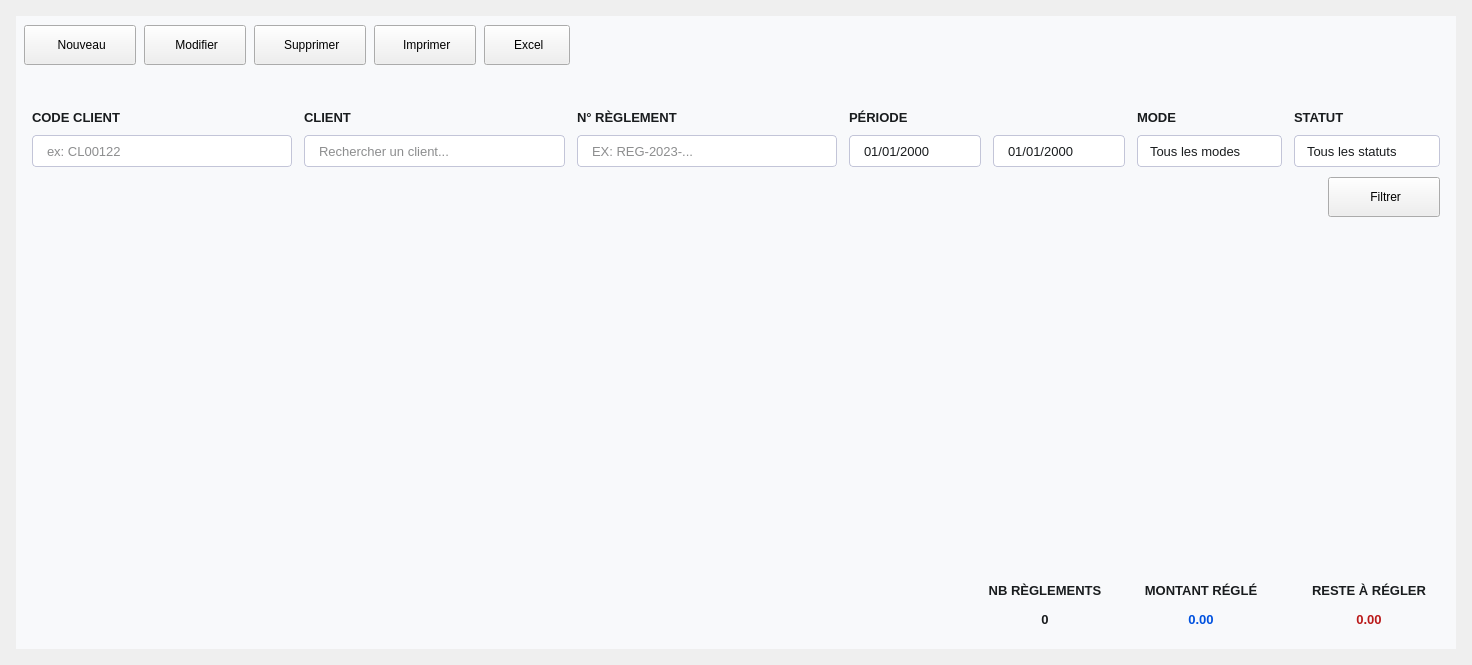
<?xml version="1.0" encoding="UTF-8"?>
<ui version="4.0">
 <class>Form</class>
 <widget class="QWidget" name="Form">
  <property name="geometry">
   <rect>
    <x>0</x>
    <y>0</y>
    <width>1472</width>
    <height>665</height>
   </rect>
  </property>
  <property name="windowTitle">
   <string>Liste des Règlements</string>
  </property>
  <property name="styleSheet">
   <string notr="true">#Background{background-color:#f8f9fb;}QFrame[class=&quot;card&quot;]{background-color:#fff;border:1px solid #c3c5d8;border-radius:8px;}QLabel{color:#191c1e;background:transparent;border:none;font-family:&quot;Inter&quot;,&quot;Tajawal&quot;;font-size:13px;font-weight:500;}QLabel[class=&quot;field-label&quot;]{color:#434655;font-size:11px;font-weight:600;text-transform:uppercase;}QLineEdit,QDateEdit,QComboBox{background-color:#fff;border:1px solid #c3c5d8;border-radius:4px;padding:6px 12px;color:#191c1e;font-family:&quot;Inter&quot;,&quot;Tajawal&quot;;font-size:13px;font-weight:400;selection-background-color:#0051df;selection-color:#fff;}QLineEdit:focus,QDateEdit:focus,QComboBox:focus{border:1px solid #0051df;background-color:#f8f9fb;}QComboBox::drop-down,QDateEdit::drop-down{border:none;width:24px;}QComboBox::down-arrow,QDateEdit::down-arrow{image:url(:/icons/icons/down_arrow.svg);}QToolButton[class=&quot;primary&quot;]{background-color:#2f6bff;color:#fff;border:none;border-radius:4px;padding:8px 16px;font-family:&quot;Inter&quot;,&quot;Tajawal&quot;;font-size:12px;font-weight:500;}QToolButton[class=&quot;primary&quot;]:hover{background-color:#0051df;}QToolButton[class=&quot;primary&quot;]:focus{border:2px solid #00174d;}QToolButton[class=&quot;secondary&quot;]{background-color:transparent;color:#434655;border:none;border-radius:4px;padding:8px 12px;font-family:&quot;Inter&quot;,&quot;Tajawal&quot;;font-size:12px;font-weight:500;}QToolButton[class=&quot;secondary&quot;]:hover{background-color:#edeef0;color:#191c1e;}QToolButton[class=&quot;danger&quot;]{background-color:transparent;color:#434655;border:none;border-radius:4px;padding:8px 12px;font-family:&quot;Inter&quot;,&quot;Tajawal&quot;;font-size:12px;font-weight:500;}QToolButton[class=&quot;danger&quot;]:hover{background-color:#ffdad6;color:#ba1a1a;}QFrame[class=&quot;summary&quot;]{background-color:#fff;border:1px solid #c3c5d8;border-radius:4px;}QLabel[class=&quot;summary-title&quot;]{color:#434655;font-size:11px;font-weight:600;}QLabel[class=&quot;summary-value&quot;]{color:#191c1e;font-size:20px;font-weight:600;}QLabel#ValueMontantRegle{color:#0051df;}QLabel#ValueResteRegler{color:#ba1a1a;}</string>
  </property>
  <layout class="QVBoxLayout" name="mainLayout">
   <property name="spacing">
    <number>16</number>
   </property>
   <property name="leftMargin">
    <number>16</number>
   </property>
   <property name="topMargin">
    <number>16</number>
   </property>
   <property name="rightMargin">
    <number>16</number>
   </property>
   <property name="bottomMargin">
    <number>16</number>
   </property>
   <item>
    <widget class="QWidget" name="Background" native="true">
     <layout class="QVBoxLayout" name="contentLayout">
      <property name="spacing">
       <number>16</number>
      </property>
      <property name="leftMargin">
       <number>0</number>
      </property>
      <property name="topMargin">
       <number>0</number>
      </property>
      <property name="rightMargin">
       <number>0</number>
      </property>
      <property name="bottomMargin">
       <number>0</number>
      </property>
      <item>
       <widget class="QFrame" name="ToolbarFrame">
        <property name="maximumSize">
         <size>
          <width>16777215</width>
          <height>58</height>
         </size>
        </property>
        <property name="class" stdset="0">
         <string>card</string>
        </property>
        <layout class="QHBoxLayout" name="toolbarLayout">
         <property name="spacing">
          <number>8</number>
         </property>
         <property name="leftMargin">
          <number>8</number>
         </property>
         <property name="topMargin">
          <number>8</number>
         </property>
         <property name="rightMargin">
          <number>8</number>
         </property>
         <property name="bottomMargin">
          <number>8</number>
         </property>
         <item>
          <widget class="QToolButton" name="NouveauReglementButton">
           <property name="minimumSize">
            <size>
             <width>112</width>
             <height>40</height>
            </size>
           </property>
           <property name="text">
            <string> Nouveau</string>
           </property>
           <property name="icon">
            <iconset resource="../../resources/resources.qrc">
             <normaloff>:/icons/icons/Wnouveau.svg</normaloff>:/icons/icons/Wnouveau.svg</iconset>
           </property>
           <property name="toolButtonStyle">
            <enum>Qt::ToolButtonTextBesideIcon</enum>
           </property>
           <property name="class" stdset="0">
            <string>primary</string>
           </property>
          </widget>
         </item>
         <item>
          <widget class="QToolButton" name="ModifierReglementButton">
           <property name="minimumSize">
            <size>
             <width>102</width>
             <height>40</height>
            </size>
           </property>
           <property name="text">
            <string> Modifier</string>
           </property>
           <property name="icon">
            <iconset resource="../../resources/resources.qrc">
             <normaloff>:/icons/icons/Gmodifier.svg</normaloff>:/icons/icons/Gmodifier.svg</iconset>
           </property>
           <property name="toolButtonStyle">
            <enum>Qt::ToolButtonTextBesideIcon</enum>
           </property>
           <property name="class" stdset="0">
            <string>secondary</string>
           </property>
          </widget>
         </item>
         <item>
          <widget class="QToolButton" name="SupprimerReglementButton">
           <property name="minimumSize">
            <size>
             <width>112</width>
             <height>40</height>
            </size>
           </property>
           <property name="text">
            <string> Supprimer</string>
           </property>
           <property name="icon">
            <iconset resource="../../resources/resources.qrc">
             <normaloff>:/icons/icons/Rsupprimer.svg</normaloff>:/icons/icons/Rsupprimer.svg</iconset>
           </property>
           <property name="toolButtonStyle">
            <enum>Qt::ToolButtonTextBesideIcon</enum>
           </property>
           <property name="class" stdset="0">
            <string>danger</string>
           </property>
          </widget>
         </item>
         <item>
          <widget class="QToolButton" name="ImprimerReglementButton">
           <property name="minimumSize">
            <size>
             <width>102</width>
             <height>40</height>
            </size>
           </property>
           <property name="text">
            <string> Imprimer</string>
           </property>
           <property name="icon">
            <iconset resource="../../resources/resources.qrc">
             <normaloff>:/icons/icons/Gimprimer.svg</normaloff>:/icons/icons/Gimprimer.svg</iconset>
           </property>
           <property name="toolButtonStyle">
            <enum>Qt::ToolButtonTextBesideIcon</enum>
           </property>
           <property name="class" stdset="0">
            <string>secondary</string>
           </property>
          </widget>
         </item>
         <item>
          <widget class="QToolButton" name="ExcelReglementButton">
           <property name="minimumSize">
            <size>
             <width>86</width>
             <height>40</height>
            </size>
           </property>
           <property name="text">
            <string> Excel</string>
           </property>
           <property name="icon">
            <iconset resource="../../resources/resources.qrc">
             <normaloff>:/icons/icons/Gexcel.svg</normaloff>:/icons/icons/Gexcel.svg</iconset>
           </property>
           <property name="toolButtonStyle">
            <enum>Qt::ToolButtonTextBesideIcon</enum>
           </property>
           <property name="class" stdset="0">
            <string>secondary</string>
           </property>
          </widget>
         </item>
         <item>
          <spacer name="toolbarSpacer">
           <property name="orientation">
            <enum>Qt::Horizontal</enum>
           </property>
           <property name="sizeHint" stdset="0">
            <size>
             <width>40</width>
             <height>20</height>
            </size>
           </property>
          </spacer>
         </item>
        </layout>
       </widget>
      </item>
      <item>
       <widget class="QFrame" name="FiltersFrame">
        <property name="maximumSize">
         <size>
          <width>16777215</width>
          <height>139</height>
         </size>
        </property>
        <property name="class" stdset="0">
         <string>card</string>
        </property>
        <layout class="QVBoxLayout" name="filtersLayout">
         <property name="spacing">
          <number>10</number>
         </property>
         <property name="leftMargin">
          <number>16</number>
         </property>
         <property name="topMargin">
          <number>16</number>
         </property>
         <property name="rightMargin">
          <number>16</number>
         </property>
         <property name="bottomMargin">
          <number>12</number>
         </property>
         <item>
          <layout class="QGridLayout" name="filtersGrid">
           <property name="horizontalSpacing">
            <number>12</number>
           </property>
           <property name="verticalSpacing">
            <number>6</number>
           </property>
           <item row="0" column="0">
            <widget class="QLabel" name="ClientCodeLabel">
             <property name="text">
              <string>CODE CLIENT</string>
             </property>
             <property name="class" stdset="0">
              <string>field-label</string>
             </property>
            </widget>
           </item>
           <item row="1" column="0">
            <widget class="QLineEdit" name="CodeClientEntry">
             <property name="minimumSize">
              <size>
               <width>120</width>
               <height>32</height>
              </size>
             </property>
             <property name="placeholderText">
              <string>ex: CL00122</string>
             </property>
            </widget>
           </item>
           <item row="0" column="1">
            <widget class="QLabel" name="ClientLabel">
             <property name="text">
              <string>CLIENT</string>
             </property>
             <property name="class" stdset="0">
              <string>field-label</string>
             </property>
            </widget>
           </item>
           <item row="1" column="1">
            <widget class="QLineEdit" name="ClientEntry">
             <property name="minimumSize">
              <size>
               <width>220</width>
               <height>32</height>
              </size>
             </property>
             <property name="placeholderText">
              <string>Rechercher un client...</string>
             </property>
            </widget>
           </item>
           <item row="0" column="2">
            <widget class="QLabel" name="NumeroReglementLabel">
             <property name="text">
              <string>N° RÈGLEMENT</string>
             </property>
             <property name="class" stdset="0">
              <string>field-label</string>
             </property>
            </widget>
           </item>
           <item row="1" column="2">
            <widget class="QLineEdit" name="NumeroReglementEntry">
             <property name="minimumSize">
              <size>
               <width>150</width>
               <height>32</height>
              </size>
             </property>
             <property name="placeholderText">
              <string>EX: REG-2023-...</string>
             </property>
            </widget>
           </item>
           <item row="0" column="3" colspan="2">
            <widget class="QLabel" name="PeriodeLabel">
             <property name="text">
              <string>PÉRIODE</string>
             </property>
             <property name="class" stdset="0">
              <string>field-label</string>
             </property>
            </widget>
           </item>
           <item row="1" column="3">
            <widget class="QDateEdit" name="DateDebutEdit">
             <property name="minimumSize">
              <size>
               <width>132</width>
               <height>32</height>
              </size>
             </property>
             <property name="displayFormat">
              <string>dd/MM/yyyy</string>
             </property>
             <property name="calendarPopup">
              <bool>true</bool>
             </property>
            </widget>
           </item>
           <item row="1" column="4">
            <widget class="QDateEdit" name="DateFinEdit">
             <property name="minimumSize">
              <size>
               <width>132</width>
               <height>32</height>
              </size>
             </property>
             <property name="displayFormat">
              <string>dd/MM/yyyy</string>
             </property>
             <property name="calendarPopup">
              <bool>true</bool>
             </property>
            </widget>
           </item>
           <item row="0" column="5">
            <widget class="QLabel" name="ModeLabel">
             <property name="text">
              <string>MODE</string>
             </property>
             <property name="class" stdset="0">
              <string>field-label</string>
             </property>
            </widget>
           </item>
           <item row="1" column="5">
            <widget class="QComboBox" name="ModeReglementComboBox">
             <property name="minimumSize">
              <size>
               <width>0</width>
               <height>32</height>
              </size>
             </property>
             <item>
              <property name="text">
               <string>Tous les modes</string>
              </property>
             </item>
             <item>
              <property name="text">
               <string>Espèces</string>
              </property>
             </item>
             <item>
              <property name="text">
               <string>Chèque</string>
              </property>
             </item>
             <item>
              <property name="text">
               <string>Virement</string>
              </property>
             </item>
             <item>
              <property name="text">
               <string>Carte</string>
              </property>
             </item>
            </widget>
           </item>
           <item row="0" column="6">
            <widget class="QLabel" name="StatutLabel">
             <property name="text">
              <string>STATUT</string>
             </property>
             <property name="class" stdset="0">
              <string>field-label</string>
             </property>
            </widget>
           </item>
           <item row="1" column="6">
            <widget class="QComboBox" name="StatutComboBox">
             <property name="minimumSize">
              <size>
               <width>0</width>
               <height>32</height>
              </size>
             </property>
             <item>
              <property name="text">
               <string>Tous les statuts</string>
              </property>
             </item>
             <item>
              <property name="text">
               <string>Validé</string>
              </property>
             </item>
             <item>
              <property name="text">
               <string>Brouillon</string>
              </property>
             </item>
             <item>
              <property name="text">
               <string>Annulé</string>
              </property>
             </item>
            </widget>
           </item>
          </layout>
         </item>
         <item>
          <layout class="QHBoxLayout" name="filterButtonLayout">
           <item>
            <spacer name="filterSpacer">
             <property name="orientation">
              <enum>Qt::Horizontal</enum>
             </property>
             <property name="sizeHint" stdset="0">
              <size>
               <width>40</width>
               <height>20</height>
              </size>
             </property>
            </spacer>
           </item>
           <item>
            <widget class="QToolButton" name="FiltrerButton">
             <property name="minimumSize">
              <size>
               <width>112</width>
               <height>40</height>
              </size>
             </property>
             <property name="text">
              <string> Filtrer</string>
             </property>
             <property name="icon">
              <iconset resource="../../resources/resources.qrc">
               <normaloff>:/icons/icons/Wfiltrer.svg</normaloff>:/icons/icons/Wfiltrer.svg</iconset>
             </property>
             <property name="toolButtonStyle">
              <enum>Qt::ToolButtonTextBesideIcon</enum>
             </property>
             <property name="class" stdset="0">
              <string>primary</string>
             </property>
            </widget>
           </item>
          </layout>
         </item>
        </layout>
       </widget>
      </item>
      <item>
       <widget class="ERPDataTable" name="ReglementsTable" native="true"/>
      </item>
      <item>
       <widget class="QFrame" name="SummaryFrame">
        <property name="maximumSize">
         <size>
          <width>16777215</width>
          <height>88</height>
         </size>
        </property>
        <property name="class" stdset="0">
         <string>card</string>
        </property>
        <layout class="QHBoxLayout" name="summaryLayout">
         <property name="spacing">
          <number>12</number>
         </property>
         <item>
          <spacer name="summaryLeftSpacer">
           <property name="orientation">
            <enum>Qt::Horizontal</enum>
           </property>
           <property name="sizeHint" stdset="0">
            <size>
             <width>40</width>
             <height>20</height>
            </size>
           </property>
          </spacer>
         </item>
         <item>
          <widget class="QFrame" name="FrameNbReglements">
           <property name="minimumSize">
            <size>
             <width>132</width>
             <height>62</height>
            </size>
           </property>
           <property name="class" stdset="0">
            <string>summary</string>
           </property>
           <layout class="QVBoxLayout" name="nbSummaryLayout">
            <item>
             <widget class="QLabel" name="NbReglementsTitle">
              <property name="text">
               <string>NB RÈGLEMENTS</string>
              </property>
              <property name="alignment">
               <set>Qt::AlignCenter</set>
              </property>
              <property name="class" stdset="0">
               <string>summary-title</string>
              </property>
             </widget>
            </item>
            <item>
             <widget class="QLabel" name="ValueNbReglements">
              <property name="text">
               <string>0</string>
              </property>
              <property name="alignment">
               <set>Qt::AlignCenter</set>
              </property>
              <property name="class" stdset="0">
               <string>summary-value</string>
              </property>
             </widget>
            </item>
           </layout>
          </widget>
         </item>
         <item>
          <widget class="QFrame" name="FrameMontantRegle">
           <property name="minimumSize">
            <size>
             <width>156</width>
             <height>62</height>
            </size>
           </property>
           <property name="class" stdset="0">
            <string>summary</string>
           </property>
           <layout class="QVBoxLayout" name="paidSummaryLayout">
            <item>
             <widget class="QLabel" name="MontantRegleTitle">
              <property name="text">
               <string>MONTANT RÉGLÉ</string>
              </property>
              <property name="alignment">
               <set>Qt::AlignCenter</set>
              </property>
              <property name="class" stdset="0">
               <string>summary-title</string>
              </property>
             </widget>
            </item>
            <item>
             <widget class="QLabel" name="ValueMontantRegle">
              <property name="text">
               <string>0.00</string>
              </property>
              <property name="alignment">
               <set>Qt::AlignCenter</set>
              </property>
              <property name="class" stdset="0">
               <string>summary-value</string>
              </property>
             </widget>
            </item>
           </layout>
          </widget>
         </item>
         <item>
          <widget class="QFrame" name="FrameResteRegler">
           <property name="minimumSize">
            <size>
             <width>156</width>
             <height>62</height>
            </size>
           </property>
           <property name="class" stdset="0">
            <string>summary</string>
           </property>
           <layout class="QVBoxLayout" name="balanceSummaryLayout">
            <item>
             <widget class="QLabel" name="ResteReglerTitle">
              <property name="text">
               <string>RESTE À RÉGLER</string>
              </property>
              <property name="alignment">
               <set>Qt::AlignCenter</set>
              </property>
              <property name="class" stdset="0">
               <string>summary-title</string>
              </property>
             </widget>
            </item>
            <item>
             <widget class="QLabel" name="ValueResteRegler">
              <property name="text">
               <string>0.00</string>
              </property>
              <property name="alignment">
               <set>Qt::AlignCenter</set>
              </property>
              <property name="class" stdset="0">
               <string>summary-value</string>
              </property>
             </widget>
            </item>
           </layout>
          </widget>
         </item>
        </layout>
       </widget>
      </item>
     </layout>
    </widget>
   </item>
  </layout>
 </widget>
 <customwidgets>
  <customwidget>
   <class>ERPDataTable</class>
   <extends>QWidget</extends>
   <header>ui_utils.widgets.erp_data_table.erp_data_table</header>
   <container>1</container>
  </customwidget>
 </customwidgets>
 <resources>
  <include location="../../resources/resources.qrc"/>
 </resources>
 <connections/>
</ui>
